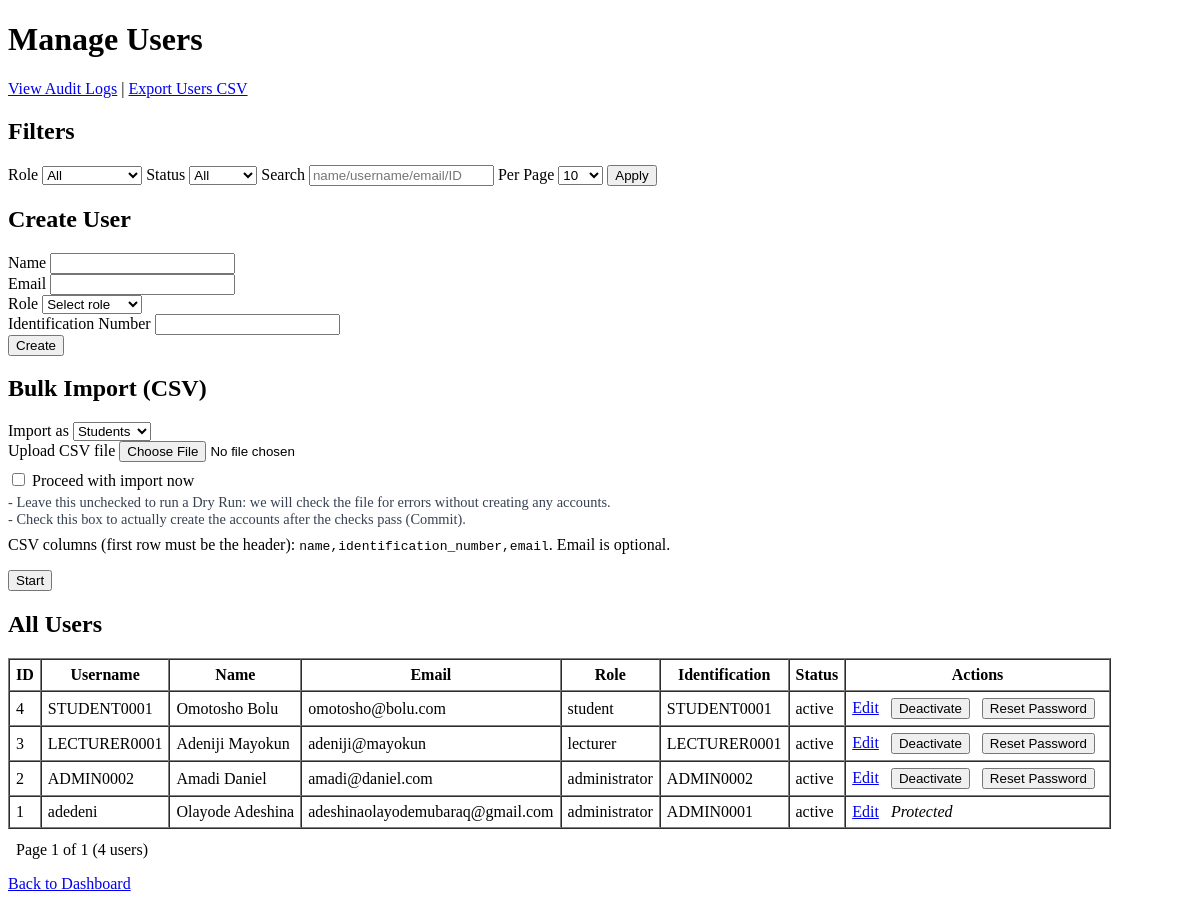
The page /backend/views/admin/admin_users.php (signed in) on the database as committed earlier.
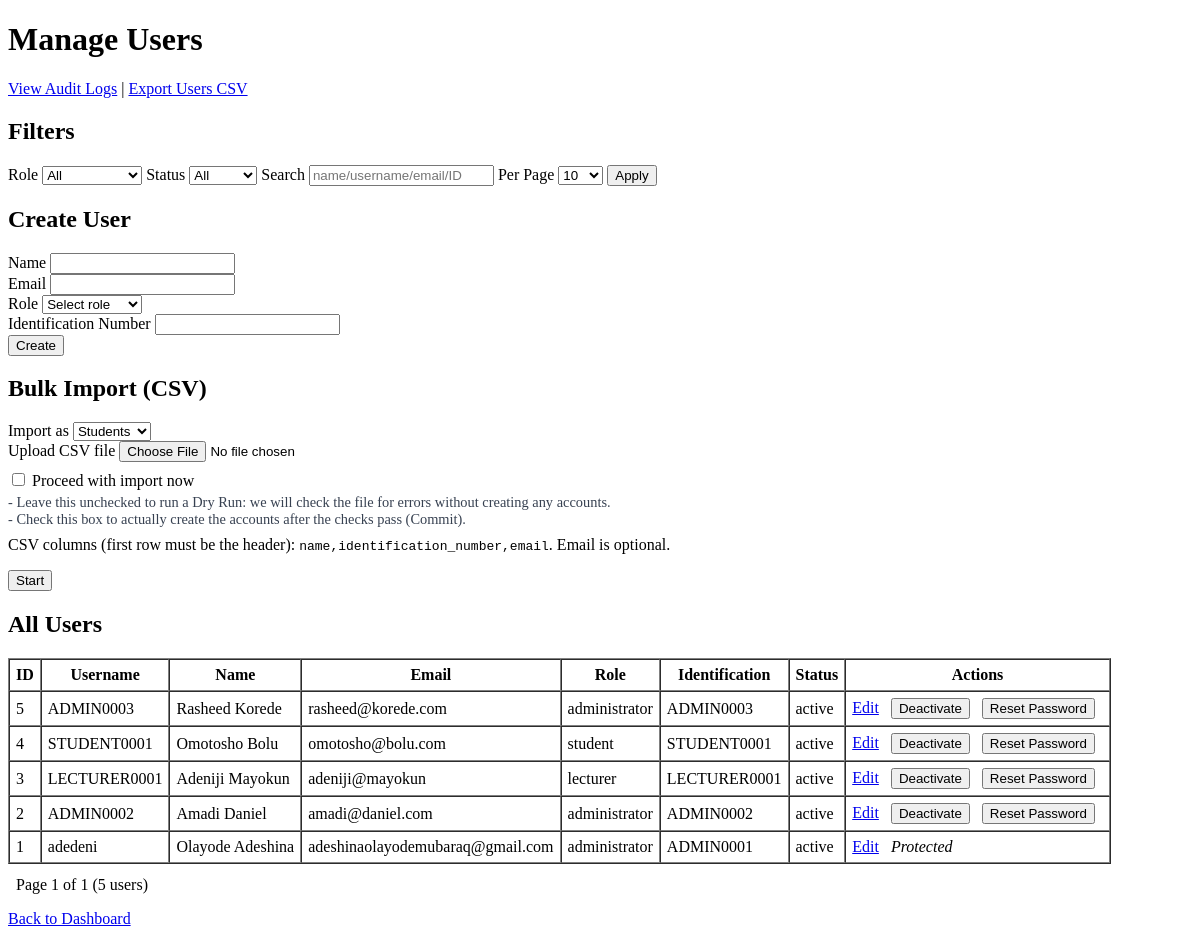
The same page on the database as committed later.
### tables this page shows
CREATE TABLE `users` (
  `id` int(11) NOT NULL,
  `username` varchar(100) NOT NULL,
  `password` varchar(255) NOT NULL,
  `salt` varchar(255) DEFAULT NULL,
  `name` varchar(150) NOT NULL,
  `email` varchar(150) DEFAULT NULL,
  `role_id` int(11) NOT NULL,
  `identification_number` varchar(50) NOT NULL,
  `created_at` timestamp NOT NULL DEFAULT current_timestamp(),
  `updated_at` timestamp NOT NULL DEFAULT current_timestamp() ON UPDATE current_timestamp(),
  `force_password_change` tinyint(1) NOT NULL DEFAULT 0,
  `status` enum('active','inactive') NOT NULL DEFAULT 'active',
  `failed_login_attempts` int(11) NOT NULL DEFAULT 0,
  `lock_until` datetime DEFAULT NULL,
  `last_password_change` timestamp NULL DEFAULT NULL
);

CREATE TABLE `roles` (
  `id` int(11) NOT NULL,
  `name` varchar(50) NOT NULL,
  `permissions` longtext NOT NULL CHECK (json_valid(`permissions`))
);

### backend/app/Classes/Input.php (called while the page is built, shortened)
<?php
class Input {
    public static function get($item) {
        return '';
    }
}

### backend/app/Classes/DB.php (called while the page is built, shortened)
<?php
class DB {
    private static $_instance = null;
    private $_pdo,
            $_query,
            $_error = false,
            $_results,
            $_count = 0,
            $_errorMessage = '';
private function __construct() {
    try {
        $this->_pdo = new PDO('mysql:host=' . Config::get('mysql/host') . ';dbname=' . Config::get('mysql/db'), config::get('mysql/username'), Config::get('mysql/password'));
        $this->_pdo->setAttribute(PDO::ATTR_ERRMODE, PDO::ERRMODE_EXCEPTION);
    } catch(PDOException $e) {
        $this->_error = true;
        error_log($e->getMessage());
        return;
    }
}
public static function getInstance() {
    if (!isset(self::$_instance)) {
        self::$_instance = new DB();
    }
    return self::$_instance;
}
public function query($sql, $params = []) {
    $this->_error = false;
    try {
        if($this->_query = $this->_pdo->prepare($sql)) {
            $x = 1;
            if(count($params)) {
                foreach($params as $param) {
                    $this->_query->bindValue($x, $param);
                    $x++;
                }
            }
            if($this->_query->execute()) {
                $this->_results = $this->_query->fetchAll(PDO::FETCH_OBJ);
                $this->_count = $this->_query->rowCount();
            } else {
                $this->_error = true;
                $this->_errorMessage = $this->_query->errorInfo()[2];
            }
        }
    } catch(PDOException $e) {
        $this->_error = true;
        $this->_errorMessage = $e->getMessage();
        error_log($e->getMessage());
    }
    return $this;
}
public function action($action, $table, $where = []){
    if(count($where) === 3){
        $operators = ['=', '>', '<', '>=', '<='];
        $field = $where[0];
        $operator = $where[1];
        $value = $where[2];
        if(in_array($operator, $operators)){
            $sql = "{$action} FROM {$table} WHERE {$field} {$operator} ?";
            if(!$this->query($sql, [$value])->error()){
                return $this;
            }
        }
    }
    return false;
}
public function get($table, $where){
    return $this->action('SELECT *', $table, $where);
}
public function results(){
    return $this->_results;
}
public function first(){
    return $this->results()[0];
}
public function error(){
    return $this->_error;
}
public function count(){
   return $this->_count;
}
}

### backend/app/Classes/Config.php (called while the page is built)
<?php
class Config {
    public static function get($path = null){
        if($path){
            $config = $GLOBALS['config'];
            $path = explode('/', $path);
            foreach($path as $bit){
                if(isset($config[$bit])){
                    $config = $config[$bit];
                }
            }
            return $config;
        }
        return false;
    }
}

### backend/app/Core/constants.php (called while the page is built, shortened)
<?php
$SUPER_ADMIN_ID = 1;

### backend/app/Classes/User.php (called while the page is built, shortened)
<?php
class User
{
    private $_db,
        $_data,
        $_sessionName,
        $_cookieName,
        $_isLoggedIn;
    public function __construct($user = null)
    {
        $this->_db = DB::getInstance();
        $this->_sessionName = Config::get('session/session_name');
        if (!$user) {
            if (Session::exists($this->_sessionName)) {
                $user = Session::get($this->_sessionName);
                if ($this->find($user)) {
                    $this->_isLoggedIn = true;
                } else {
                    $this->logout();
                }
            }
        } else {
            $this->find($user);
        }
    }
    public function find($user = null)
    {
        if ($user) {
            $field = (is_numeric($user)) ? 'id' : 'username';
            $data = $this->_db->get('users', [$field, '=', $user]);
            if ($data->count()) {
                $this->_data = $data->first();
                return true;
            }
        }
        return false;
    }
    public function data()
    {
        return $this->_data;
    }
    public function isLoggedIn()
    {
        return $this->_isLoggedIn;
    }
}

### backend/app/Classes/Session.php (called while the page is built, shortened)
<?php
class Session{
    public static function exists($name){
        return (isset($_SESSION[$name])) ? true : false;
    }
    public static function get($name){
        return $_SESSION[$name];
    }
}

### backend/app/Classes/Guard.php (called while the page is built, shortened)
<?php
class Guard {
    public static function requireLogin(): User {
        $u = new User();
        return $u;
    }
    public static function requireAdmin(): User {
        $u = self::requireLogin();
        $roleId = Session::exists('user_role_id') ? (int)Session::get('user_role_id') : ($u->getRoleId() ?? 0);
        return $u;
    }
}

### backend/views/admin/admin_users.php (the view, shortened to what this page needs)
<!DOCTYPE html>
<html lang="en">
<head>
</head>
<body>
<?php
$user = Guard::requireAdmin();
$db = DB::getInstance();
include '../../app/Core/constants.php';
$filterStatus = trim(Input::get('status_filter'));
$q = trim(Input::get('q'));
$page = (int) Input::get('page');
if ($page < 1) {
  $page = 1;
}
$perPage = (int) Input::get('per_page');
if ($perPage < 1) {
  $perPage = 10;
}
$offset = ($page - 1) * $perPage;
$whereClauses = [];
$params = [];
$whereSql = count($whereClauses) ? ('WHERE ' . implode(' AND ', $whereClauses)) : '';
$countSql = 'SELECT COUNT(*) AS total FROM users u ' . $whereSql;
$totalRow = $db->query($countSql, $params)->first();
$total = (int) $totalRow->total;
$totalPages = $total > 0 ? (int) ceil($total / $perPage) : 1;
$dataSql = 'SELECT u.*, r.name AS role_name FROM users u JOIN roles r ON r.id = u.role_id ' . $whereSql . ' ORDER BY u.created_at DESC LIMIT ' . $perPage . ' OFFSET ' . $offset;
$users = $db->query($dataSql, $params)->results();
function buildQuery($overrides = [])
{
  $base = [
    'role_filter' => Input::get('role_filter'),
    'status_filter' => Input::get('status_filter'),
    'q' => Input::get('q'),
    'per_page' => Input::get('per_page'),
  ];
  $all = array_merge($base, $overrides);
  $pairs = [];
  foreach ($all as $k => $v) {
    if ($v === '' || $v === null)
      continue;
    $pairs[] = urlencode($k) . '=' . urlencode($v);
  }
  return count($pairs) ? ('?' . implode('&', $pairs)) : '';
}
?>
<h1>Manage Users</h1>
<p><a href="admin_audit_logs.php">View Audit Logs</a> | <a href="admin_users_export.php<?php echo buildQuery(); ?>" target="_blank">Export Users CSV</a></p>
<h2>Filters</h2>
<form method="get" style="margin-bottom: 16px;">
  <div>
    <label>Role</label>
    <select name="role_filter">
      <option value="">All</option>
    </select>
    <label>Status</label>
    <select name="status_filter">
      <option value="" <?php echo ($filterStatus === '') ? 'selected' : ''; ?>>All</option>
    </select>
    <label>Search</label>
    <input type="text" name="q" value="<?php echo htmlspecialchars($q); ?>" placeholder="name/username/email/ID">
    <label>Per Page</label>
    <select name="per_page">
      <?php foreach ([10, 25, 50, 100] as $pp): ?>
        <option value="<?php echo $pp; ?>" <?php echo ($perPage === $pp) ? 'selected' : ''; ?>><?php echo $pp; ?></option>
      <?php endforeach; ?>
    </select>
    <button type="submit">Apply</button>
  </div>
</form>
<h2>Create User</h2>
<form method="post">
  <div>
    <label>Name</label>
    <input type="text" name="name" required>
  </div>
  <div>
    <label>Email</label>
    <input type="email" name="email">
  </div>
  <div>
    <label>Role</label>
    <select name="role_id" required>
      <option value="">Select role</option>
    </select>
  </div>
  <div>
    <label>Identification Number</label>
    <input type="text" name="identification_number" required>
  </div>
  <button type="submit">Create</button>
</form>
<h2>Bulk Import (CSV)</h2>
<form method="post" enctype="multipart/form-data" style="margin-bottom: 16px;">
  <div>
    <label>Import as</label>
    <select name="import_role_id" required>
      <option value="1">Students</option>
    </select>
  </div>
  <div>
    <label>Upload CSV file</label>
    <input type="file" name="csv_file" accept=".csv" required>
  </div>
  <div style="margin-top:8px;">
    <label>
      <input type="checkbox" name="commit" value="1">
      Proceed with import now
    </label>
    <div style="font-size: 0.9em; color:#374151; margin-top:4px;">
      - Leave this unchecked to run a Dry Run: we will check the file for errors without creating any accounts.<br>
      - Check this box to actually create the accounts after the checks pass (Commit).
    </div>
  </div>
  <p style="margin-top:8px;">CSV columns (first row must be the header): <code>name,identification_number,email</code>. Email is optional.</p>
  <button type="submit">Start</button>
</form>
<h2>All Users</h2>
<table border="1" cellpadding="6" cellspacing="0">
  <thead>
    <tr>
      <th>ID</th><th>Username</th><th>Name</th><th>Email</th><th>Role</th><th>Identification</th><th>Status</th><th>Actions</th>
    </tr>
  </thead>
  <tbody>
    <?php foreach ($users as $u): ?>
      <tr>
        <td><?php echo (int) $u->id; ?></td>
        <td><?php echo htmlspecialchars($u->username); ?></td>
        <td><?php echo htmlspecialchars($u->name); ?></td>
        <td><?php echo htmlspecialchars($u->email); ?></td>
        <td><?php echo htmlspecialchars($u->role_name); ?></td>
        <td><?php echo htmlspecialchars($u->identification_number); ?></td>
        <td>
          <?php echo htmlspecialchars($u->status); ?>
        </td>
        <td>
          <a href="admin_users.php<?php echo buildQuery(['edit' => (int) $u->id]); ?>" style="margin-right:8px;">Edit</a>
          <?php if ((int) $u->id === $SUPER_ADMIN_ID): ?>
            <em>Protected</em>
          <?php else: ?>
            <form method="post" style="display:inline-block; margin-right:8px;">
              <button type="submit"><?php echo ($u->status === 'active') ? 'Deactivate' : 'Activate'; ?></button>
            </form>
            <form method="post" style="display:inline-block; margin-right:8px;">
              <button type="submit">Reset Password</button>
            </form>
          <?php endif; ?>
        </td>
      </tr>
    <?php endforeach; ?>
  </tbody>
</table>
<div style="margin-top:12px;">
  <span style="margin:0 8px;">Page <?php echo $page; ?> of <?php echo $totalPages; ?> (<?php echo $total; ?> users)</span>
</div>
<p><a href="<?php echo ((int) $user->data()->id === $SUPER_ADMIN_ID) ? 'super_admin_dashboard.php' : 'admin_dashboard.php'; ?>">Back to Dashboard</a></p>
</body>
</html>

Rows that differ between the two databases and show on the page:
added users: id "5", username "ADMIN0003", name "Rasheed Korede", email "rasheed@korede.com", role.name "administrator", identification_number "ADMIN0003", status "active", shows "Deactivate"
Other text that changed with them:
$total: "4" → "5"
